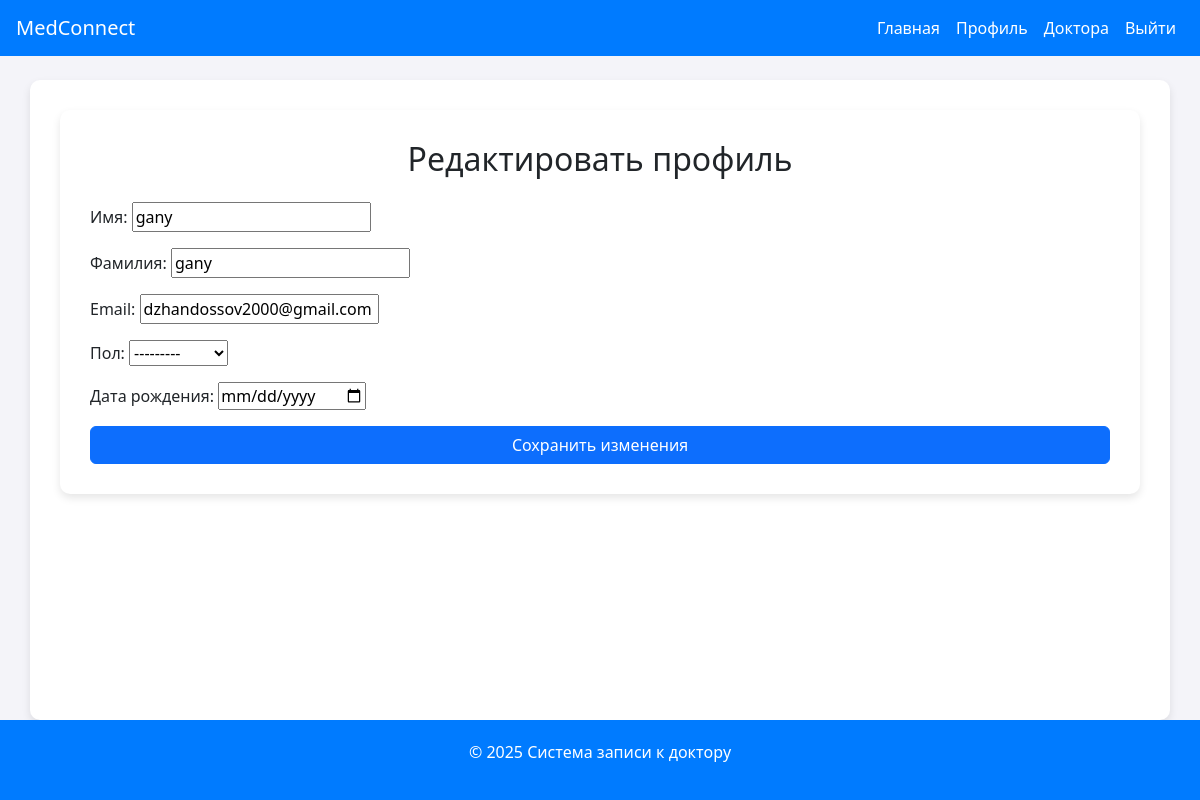
Screenshot of /profile/edit/ (signed in) with the database file from the repository.
### myapp/models.py (models this page shows, shortened)
class User(AbstractUser):
    is_doctor = models.BooleanField(default=False)
    is_patient = models.BooleanField(default=True)
    username = None
    email = models.EmailField(unique=True)
    gender_choices = [
        ('M', 'Мужчина'),
        ('F', 'Женщина'),
    ]
    gender = models.CharField(max_length=1, choices=gender_choices, null=True, blank=True)
    date_of_birth = models.DateField(null=True, blank=True)
    USERNAME_FIELD = 'email'
    REQUIRED_FIELDS = ['first_name', 'last_name']
    objects = CustomUserManager()

### myapp/views.py (the view)
# urls.py: path('profile/edit/', views.edit_profile, name='edit_profile'),
@login_required
def edit_profile(request):
    if request.method == 'POST':
        form = ProfileForm(request.POST, instance=request.user)
        if form.is_valid():
            form.save()
            return redirect('profile')
    else:
        form = ProfileForm(instance=request.user)
    return render(request, 'edit_profile.html', {'form': form})

### myapp/forms.py
class ProfileForm(forms.ModelForm):
    class Meta:
        model = User
        fields = ['first_name', 'last_name', 'email', 'gender', 'date_of_birth']
        widgets = {
            'date_of_birth': forms.DateInput(attrs={'type': 'date'}),
        }
        labels = {
            'first_name': 'Имя',
            'last_name': 'Фамилия',
            'email': 'Email',
            'gender': 'Пол',
            'date_of_birth': 'Дата рождения',
        }

### myapp/templates/edit_profile.html (shortened to what this page needs)
{% extends 'base.html' %}
{% block content %}
<div class="container">
    <h2 class="text-center mb-4">Редактировать профиль</h2>
    <form method="post">
        <div class="mb-3">
            {{ form.as_p }}
        </div>
        <button type="submit" class="btn btn-primary w-100">Сохранить изменения</button>
    </form>
</div>
{% endblock %}

### myapp/templates/base.html (style rules this page uses)
html, body { height: 100%; margin: 0; background-color: #f4f4f9; }
.container { background-color: white; padding: 30px; border-radius: 10px; box-shadow: 0 4px 8px rgba(0,0,0,0.1); }

### rows the page displays
User: first_name "gany", last_name "gany", email "dzhandossov2000@gmail.com", gender "---------"
